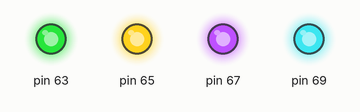
A sketch run on a simulated Arduino Mega 2560, built with avr-gcc and run on an emulated ATmega2560. Parts: output pins drawn as LEDs (lit = HIGH). At 0.0 s the program stops and its outputs stay as they are.

Above: at 0.1 s.
Timing chart, 0 to 1.5 s (numbered marks = the images above):
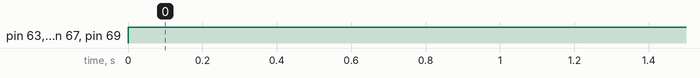

The sketch:

ETALVIS_Problem_01_08.ino
```cpp
//LEDs - Set 1 - Problem 8 - Assessment
//Problem: Connect Eight LEDs to port K bit 0 to bit 7. Glow all ODD position LEDs
void setup() {
  // put your setup code here, to run once:
  volatile char *ddrk,*outk;
  ddrk=0x107;outk=0x108;
  *ddrk=0xAA;//making all odd bit positions as output 7 5 3 1
  while(1)
  {
    *outk = *ddrk;//glows all odd positions
  }
}

void loop() {
  // put your main code here, to run repeatedly:
}
```

Measured:
- by itself, pin 63, pin 65, pin 67, pin 69: LOW → HIGH at 0.00 s
